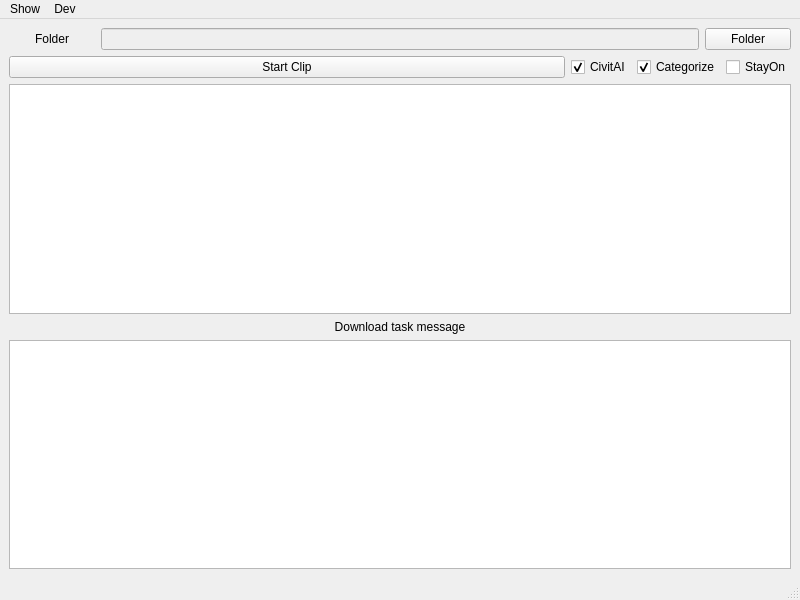
<?xml version="1.0" encoding="UTF-8"?>
<ui version="4.0">
 <class>MainWindow</class>
 <widget class="QMainWindow" name="MainWindow">
  <property name="geometry">
   <rect>
    <x>0</x>
    <y>0</y>
    <width>800</width>
    <height>600</height>
   </rect>
  </property>
  <property name="windowTitle">
   <string>Help Me Download (just for Civit)</string>
  </property>
  <widget class="QWidget" name="centralwidget">
   <layout class="QVBoxLayout" name="verticalLayout" stretch="1,1,2,0,2">
    <item>
     <layout class="QHBoxLayout" name="horizontalLayout_1" stretch="2,14,2">
      <item>
       <widget class="QLabel" name="folder_label">
        <property name="text">
         <string>Folder</string>
        </property>
        <property name="alignment">
         <set>Qt::AlignCenter</set>
        </property>
       </widget>
      </item>
      <item>
       <widget class="QLineEdit" name="folder_line_edit">
        <property name="enabled">
         <bool>false</bool>
        </property>
       </widget>
      </item>
      <item>
       <widget class="QPushButton" name="choose_folder_button">
        <property name="text">
         <string>Folder</string>
        </property>
       </widget>
      </item>
     </layout>
    </item>
    <item>
     <layout class="QHBoxLayout" name="horizontalLayout_2" stretch="2,0,0,0">
      <item>
       <widget class="QPushButton" name="start_clip_push_button">
        <property name="text">
         <string>Start Clip</string>
        </property>
       </widget>
      </item>
      <item>
       <widget class="QCheckBox" name="civitai_check_box">
        <property name="toolTip">
         <string>Analyzing the image links for civitai</string>
        </property>
        <property name="text">
         <string>CivitAI</string>
        </property>
        <property name="checked">
         <bool>true</bool>
        </property>
       </widget>
      </item>
      <item>
       <widget class="QCheckBox" name="categorize_check_box">
        <property name="toolTip">
         <string>Automatically categorizing the path for storing images (with &quot;CivitAI&quot; checkbox selected)</string>
        </property>
        <property name="text">
         <string>Categorize</string>
        </property>
        <property name="checked">
         <bool>true</bool>
        </property>
       </widget>
      </item>
      <item>
       <widget class="QCheckBox" name="stayon_check_box">
        <property name="toolTip">
         <string>Keep the window always on top</string>
        </property>
        <property name="text">
         <string>StayOn</string>
        </property>
       </widget>
      </item>
     </layout>
    </item>
    <item>
     <widget class="QTextBrowser" name="operation_text_browser"/>
    </item>
    <item>
     <widget class="QLabel" name="label">
      <property name="text">
       <string>Download task message</string>
      </property>
      <property name="alignment">
       <set>Qt::AlignCenter</set>
      </property>
     </widget>
    </item>
    <item>
     <widget class="QTextBrowser" name="result_text_browser"/>
    </item>
   </layout>
  </widget>
  <widget class="QMenuBar" name="menubar">
   <property name="geometry">
    <rect>
     <x>0</x>
     <y>0</y>
     <width>800</width>
     <height>37</height>
    </rect>
   </property>
   <widget class="QMenu" name="menuShow">
    <property name="title">
     <string>Show</string>
    </property>
    <addaction name="actionShowHistory"/>
    <addaction name="actionShowFailUrl"/>
   </widget>
   <widget class="QMenu" name="menuDev">
    <property name="title">
     <string>Dev</string>
    </property>
    <addaction name="actionDownloadMode"/>
   </widget>
   <addaction name="menuShow"/>
   <addaction name="menuDev"/>
  </widget>
  <widget class="QStatusBar" name="statusbar"/>
  <action name="actionShowHistory">
   <property name="text">
    <string>Show History</string>
   </property>
  </action>
  <action name="actionShowFailUrl">
   <property name="text">
    <string>Show Failed URLs</string>
   </property>
  </action>
  <action name="actionDownloadMode">
   <property name="text">
    <string>Download Mode</string>
   </property>
  </action>
 </widget>
 <resources/>
 <connections/>
</ui>
